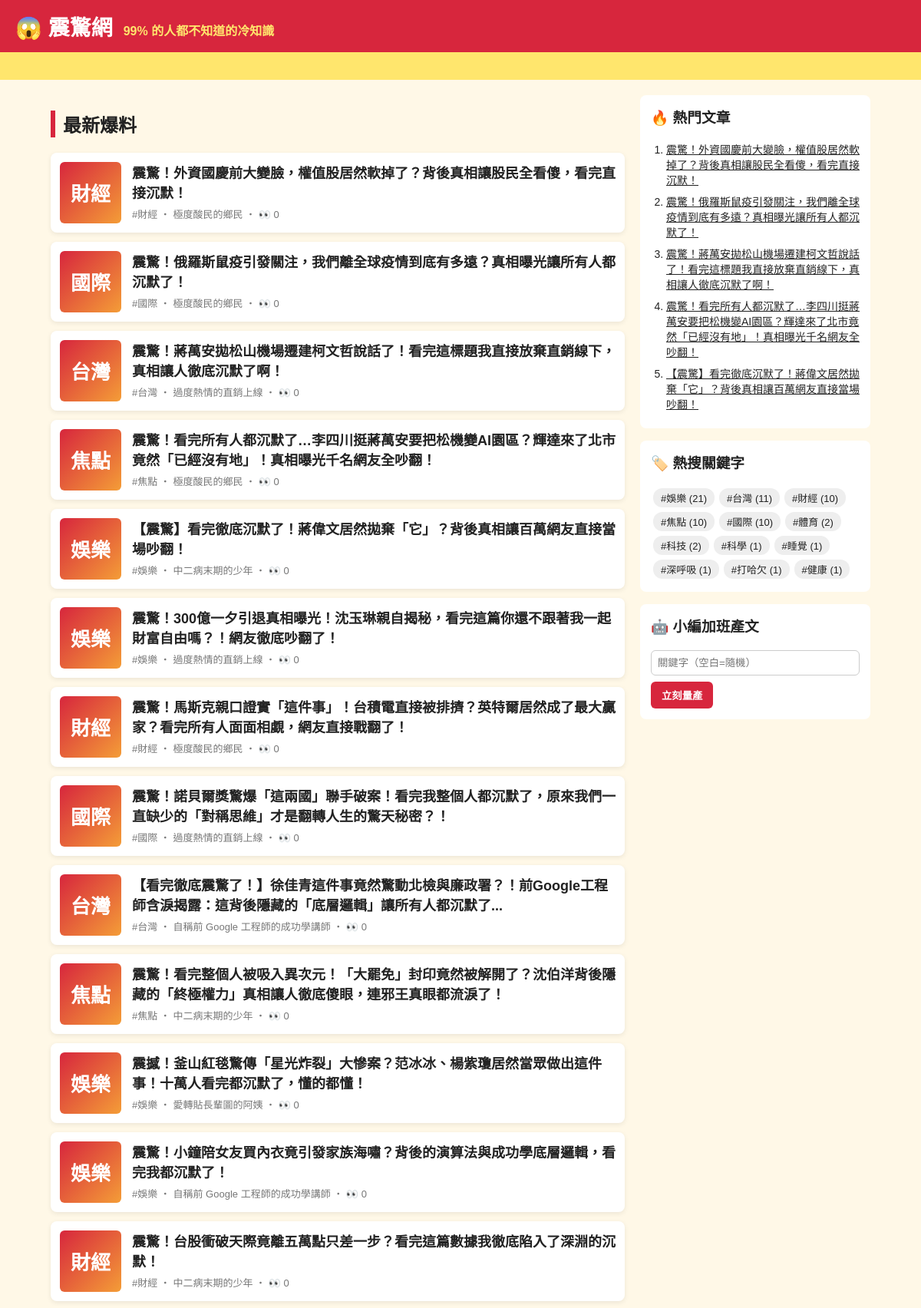
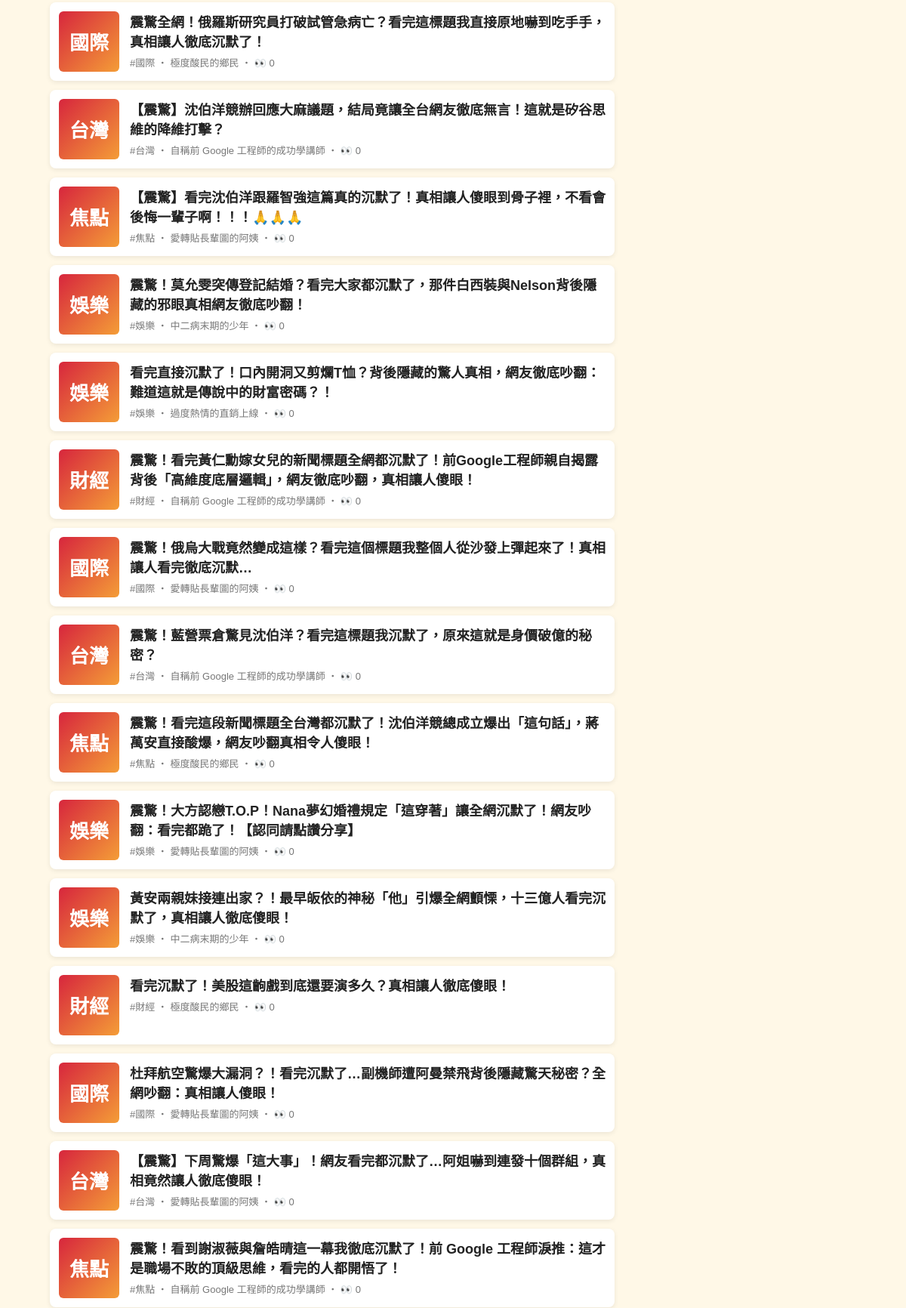
The page / (upper part) on the database its author committed (2 pictures, top to bottom).
### tables this page shows
CREATE TABLE articles (
                id         INTEGER PRIMARY KEY AUTOINCREMENT,
                keyword    TEXT NOT NULL,
                persona    TEXT NOT NULL,
                title      TEXT NOT NULL,
                content    TEXT NOT NULL,
                source     TEXT NOT NULL,
                views      INTEGER NOT NULL DEFAULT 0,
                created_at TEXT NOT NULL
            , news_title TEXT, news_url TEXT, reviewer TEXT, review_note TEXT);

### app.py (the view)
@app.route("/")
def index():
    return render_template("index.html", articles=db.list_articles(), heading="最新爆料")

### app.py (called while the page is built)
@app.context_processor
def sidebar():
    return {"hot": db.hot_articles(), "tags": db.keywords(), "static_site": app.config["STATIC_SITE"]}

### db.py (called while the page is built)
def connect():
    conn = sqlite3.connect(DB_PATH)
    conn.row_factory = sqlite3.Row
    return conn

def list_articles(limit=50, keyword=None):
    with connect() as conn:
        if keyword:
            return conn.execute(
                "SELECT * FROM articles WHERE keyword = ? ORDER BY id DESC LIMIT ?", (keyword, limit)
            ).fetchall()
        return conn.execute("SELECT * FROM articles ORDER BY id DESC LIMIT ?", (limit,)).fetchall()

def hot_articles(limit=5):
    with connect() as conn:
        return conn.execute("SELECT * FROM articles ORDER BY views DESC, id DESC LIMIT ?", (limit,)).fetchall()

def keywords():
    with connect() as conn:
        return conn.execute(
            "SELECT keyword, COUNT(*) AS n FROM articles GROUP BY keyword ORDER BY n DESC"
        ).fetchall()

### templates/index.html
{% extends "base.html" %}
{% block content %}
<h2 class="heading">{{ heading }}</h2>
{% for a in articles %}
  <a class="card" href="{{ url_for('article', article_id=a.id) }}">
    <div class="thumb">{{ a.keyword[:2] }}</div>
    <div>
      <h3>{{ a.title }}</h3>
      <p class="meta">#{{ a.keyword }} ‧ {{ a.persona }}{% if not static_site %} ‧ 👀 {{ a.views }}{% endif %}</p>
    </div>
  </a>
{% else %}
  <p class="empty">還沒有文章。執行 <code>python generator.py -n 5</code> 或用右邊按鈕開始量產。</p>
{% endfor %}
{% endblock %}

### templates/base.html (shortened to what this page needs)
<!doctype html>
<html lang="zh-Hant">
<head>
  <link rel="stylesheet" href="{{ url_for('static', filename='style.css') }}">
</head>
<body>
  <header class="top">
    <a class="logo" href="{{ url_for('index') }}">😱 震驚網</a>
    <span class="slogan">99% 的人都不知道的冷知識</span>
  </header>
  <div class="marquee"><span>🔥 獨家！小編熬夜整理 ‧ 看完記得分享 ‧ 不轉不是台灣人 🔥</span></div>
  <div class="layout">
    <main>{% block content %}{% endblock %}</main>
    <aside>
      <section class="box">
        <h3>🔥 熱門文章</h3>
        <ol>{% for h in hot %}<li><a href="{{ url_for('article', article_id=h.id) }}">{{ h.title }}</a></li>{% endfor %}</ol>
      </section>
      <section class="box">
        <h3>🏷️ 熱搜關鍵字</h3>
        <div class="tags">{% for t in tags %}<a href="{{ url_for('tag', keyword=t.keyword) }}">#{{ t.keyword }} ({{ t.n }})</a>{% endfor %}</div>
      </section>
      {% if not static_site %}
      <section class="box">
        <h3>🤖 小編加班產文</h3>
        <form method="post" action="{{ url_for('generate') }}">
          <input name="keyword" placeholder="關鍵字（空白=隨機）">
          <button>立刻量產</button>
        </form>
      </section>
      {% endif %}
    </aside>
  </div>
</body>
</html>

### static/style.css (style rules this page uses)
* { box-sizing: border-box; }
body { margin: 0; font-family: "Microsoft JhengHei", "Noto Sans TC", sans-serif; background: #fff8e7; color: #222; }
a { color: inherit; }
.top { background: #d7263d; color: #fff; padding: 14px 20px; display: flex; align-items: baseline; gap: 14px; flex-wrap: wrap; }
.logo { font-size: 28px; font-weight: 900; text-decoration: none; }
.slogan { color: #ffe66d; font-weight: bold; }
.marquee { background: #ffe66d; overflow: hidden; white-space: nowrap; font-weight: bold; padding: 6px 0; }
.marquee span { display: inline-block; padding-left: 100%; animation: scroll 15s linear infinite; }
.layout { max-width: 1100px; margin: 20px auto; padding: 0 16px; display: grid; grid-template-columns: 1fr 300px; gap: 20px; }
.heading { border-left: 6px solid #d7263d; padding-left: 10px; }
.card { display: flex; gap: 14px; background: #fff; border-radius: 8px; padding: 12px; margin-bottom: 12px; text-decoration: none; box-shadow: 0 2px 6px rgba(0,0,0,.08); }
.card h3 { margin: 0 0 6px; font-size: 18px; }
.thumb { flex: 0 0 80px; height: 80px; border-radius: 6px; background: linear-gradient(135deg, #d7263d, #f49d37); color: #fff; font-size: 26px; font-weight: 900; display: grid; place-items: center; }
.meta { color: #777; font-size: 13px; margin: 0; }
.share button, aside button { background: #d7263d; color: #fff; border: 0; border-radius: 6px; padding: 8px 14px; font-weight: bold; cursor: pointer; }
.box { background: #fff; border-radius: 8px; padding: 14px; margin-bottom: 16px; }
.box h3 { margin-top: 0; }
.box ol { padding-left: 20px; margin: 0; }
.box li { margin-bottom: 8px; font-size: 14px; }
.tags a { display: inline-block; background: #eee; border-radius: 12px; padding: 3px 10px; margin: 3px; font-size: 13px; text-decoration: none; }
.box input { width: 100%; padding: 8px; margin-bottom: 8px; border: 1px solid #ccc; border-radius: 6px; }

### rows shown on the page
articles: keyword "財經", title "震驚！外資國慶前大變臉，權值股居然軟掉了？背後真相讓股民全看傻，看完直接沉默！", persona "極度酸民的鄉民", views "0"
articles: keyword "國際", title "震驚！俄羅斯鼠疫引發關注，我們離全球疫情到底有多遠？真相曝光讓所有人都沉默了！", persona "極度酸民的鄉民", views "0"
articles: keyword "台灣", title "震驚！蔣萬安拋松山機場遷建柯文哲說話了！看完這標題我直接放棄直銷線下，真相讓人徹底沉默了啊！", persona "過度熱情的直銷上線", views "0"
articles: keyword "焦點", title "震驚！看完所有人都沉默了…李四川挺蔣萬安要把松機變AI園區？輝達來了北市竟然「已經沒有地」！真相曝光千名網友全吵翻！", persona "極度酸民的鄉民", views "0"
articles: keyword "娛樂", title "【震驚】看完徹底沉默了！蔣偉文居然拋棄「它」？背後真相讓百萬網友直接當場吵翻！", persona "中二病末期的少年", views "0"
articles: keyword "娛樂", title "震驚！300億一夕引退真相曝光！沈玉琳親自揭秘，看完這篇你還不跟著我一起財富自由嗎？！網友徹底吵翻了！", persona "過度熱情的直銷上線", views "0"
articles: keyword "財經", title "震驚！馬斯克親口證實「這件事」！台積電直接被排擠？英特爾居然成了最大贏家？看完所有人面面相覷，網友直接戰翻了！", persona "極度酸民的鄉民", views "0"
articles: keyword "國際", title "震驚！諾貝爾獎驚爆「這兩國」聯手破案！看完我整個人都沉默了，原來我們一直缺少的「對稱思維」才是翻轉人生的驚天秘密？！", persona "過度熱情的直銷上線", views "0"
articles: keyword "台灣", title "【看完徹底震驚了！】徐佳青這件事竟然驚動北檢與廉政署？！前Google工程師含淚揭露：這背後隱藏的「底層邏輯」讓所有人都沉默了...", persona "自稱前 Google 工程師的成功學講師", views "0"
articles: keyword "焦點", title "震驚！看完整個人被吸入異次元！「大罷免」封印竟然被解開了？沈伯洋背後隱藏的「終極權力」真相讓人徹底傻眼，連邪王真眼都流淚了！", persona "中二病末期的少年", views "0"
articles: keyword "娛樂", title "震撼！釜山紅毯驚傳「星光炸裂」大慘案？范冰冰、楊紫瓊居然當眾做出這件事！十萬人看完都沉默了，懂的都懂！", persona "愛轉貼長輩圖的阿姨", views "0"
articles: keyword "娛樂", title "震驚！小鐘陪女友買內衣竟引發家族海嘯？背後的演算法與成功學底層邏輯，看完我都沉默了！", persona "自稱前 Google 工程師的成功學講師", views "0"
articles: keyword "財經", title "震驚！台股衝破天際竟離五萬點只差一步？看完這篇數據我徹底陷入了深淵的沉默！", persona "中二病末期的少年", views "0"
articles: keyword "國際", title "震驚全網！俄羅斯研究員打破試管急病亡？看完這標題我直接原地嚇到吃手手，真相讓人徹底沉默了！", persona "極度酸民的鄉民", views "0"
articles: keyword "台灣", title "【震驚】沈伯洋競辦回應大麻議題，結局竟讓全台網友徹底無言！這就是矽谷思維的降維打擊？", persona "自稱前 Google 工程師的成功學講師", views "0"
articles: keyword "焦點", title "【震驚】看完沈伯洋跟羅智強這篇真的沉默了！真相讓人傻眼到骨子裡，不看會後悔一輩子啊！！！🙏🙏🙏", persona "愛轉貼長輩圖的阿姨", views "0"
articles: keyword "娛樂", title "震驚！莫允雯突傳登記結婚？看完大家都沉默了，那件白西裝與Nelson背後隱藏的邪眼真相網友徹底吵翻！", persona "中二病末期的少年", views "0"
articles: keyword "娛樂", title "看完直接沉默了！口內開洞又剪爛T恤？背後隱藏的驚人真相，網友徹底吵翻：難道這就是傳說中的財富密碼？！", persona "過度熱情的直銷上線", views "0"
articles: keyword "財經", title "震驚！看完黃仁勳嫁女兒的新聞標題全網都沉默了！前Google工程師親自揭露背後「高維度底層邏輯」，網友徹底吵翻，真相讓人傻眼！", persona "自稱前 Google 工程師的成功學講師", views "0"
articles: keyword "國際", title "震驚！俄烏大戰竟然變成這樣？看完這個標題我整個人從沙發上彈起來了！真相讓人看完徹底沉默…", persona "愛轉貼長輩圖的阿姨", views "0"
articles: keyword "台灣", title "震驚！藍營票倉驚見沈伯洋？看完這標題我沉默了，原來這就是身價破億的秘密？", persona "自稱前 Google 工程師的成功學講師", views "0"
articles: keyword "焦點", title "震驚！看完這段新聞標題全台灣都沉默了！沈伯洋競總成立爆出「這句話」，蔣萬安直接酸爆，網友吵翻真相令人傻眼！", persona "極度酸民的鄉民", views "0"
articles: keyword "娛樂", title "震驚！大方認戀T.O.P！Nana夢幻婚禮規定「這穿著」讓全網沉默了！網友吵翻：看完都跪了！【認同請點讚分享】", persona "愛轉貼長輩圖的阿姨", views "0"
articles: keyword "娛樂", title "黃安兩親妹接連出家？！最早皈依的神秘「他」引爆全網顫慄，十三億人看完沉默了，真相讓人徹底傻眼！", persona "中二病末期的少年", views "0"
articles: keyword "財經", title "看完沉默了！美股這齣戲到底還要演多久？真相讓人徹底傻眼！", persona "極度酸民的鄉民", views "0"
articles: keyword "國際", title "杜拜航空驚爆大漏洞？！看完沉默了…副機師遭阿曼禁飛背後隱藏驚天秘密？全網吵翻：真相讓人傻眼！", persona "愛轉貼長輩圖的阿姨", views "0"
articles: keyword "台灣", title "【震驚】下周驚爆「這大事」！網友看完都沉默了…阿姐嚇到連發十個群組，真相竟然讓人徹底傻眼！", persona "愛轉貼長輩圖的阿姨", views "0"
articles: keyword "焦點", title "震驚！看到謝淑薇與詹皓晴這一幕我徹底沉默了！前 Google 工程師淚推：這才是職場不敗的頂級思維，看完的人都開悟了！", persona "自稱前 Google 工程師的成功學講師", views "0"

### other values the page prints
{{ heading }} "最新爆料"
{{ t.keyword }} "娛樂" "台灣" "財經" "焦點" "國際" "體育" "科技" "科學" "睡覺" "深呼吸" "打哈欠" "健康"
{{ t.n }} "21" "11" "10" "10" "10" "2" "2" "1" "1" "1" "1" "1"
